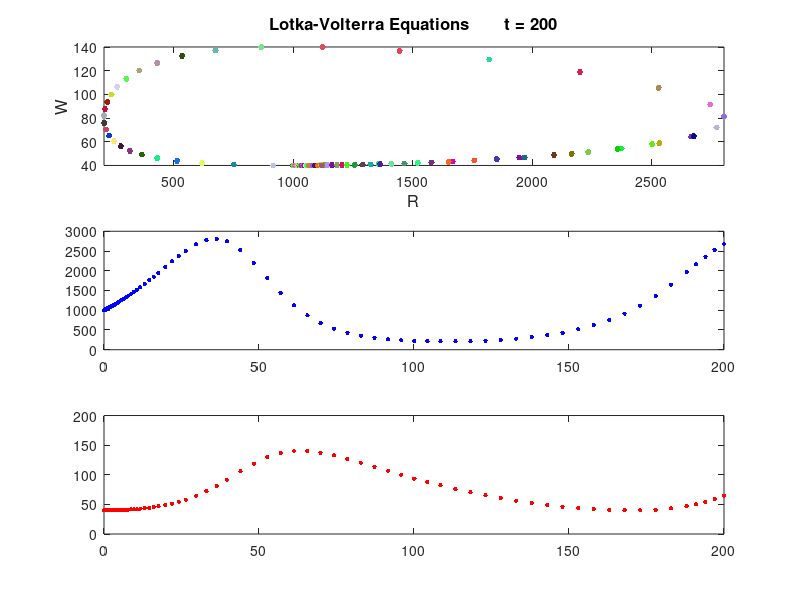

Reproduce this figure in MATLAB.
% =========================================================================
% Matlab program to draw a phase portrait for the LotkaVolterra Predetor Prey model. 
% The results are shown at each time step. 
% In addition, the user has the option of plotting a time series graph for x or y. 
% Equations are solved using a numerical ODE solver. 
%
% James Adams 3/4/14  
% Hone-Jay Chu 3/6/2020
% =========================================================================

function LotkaVolterra_JA
clear  % Clears command window
clc    % Clears command history
clf    % Removes anything in the figure window before simulation. 

% =============== Set choice  ==================================== 

countdown = 3;  % Countdown time length before simulation runs. 
iterations = 1;  % Sets initial interation count to 1;
pausetime = 0.5;  % Shows solutions at each time step. 
runtime = 200;    % Duration time of simulation.


% =============== Initial conditions for x and y ==========================
initialx = 1000;
initialy = 40;

fprintf('----------------------------------\nLotkaVolterra Predetor Prey model \n\nMatlab code written by James Adams, modified by HJ Chu\n----------------------------------')
% fprintf('\n\nParameter values set,')
% %fprintf('\n\nalpha = %2.6f \nbeta = %2.6f \ngamma = %2.6f \ndelta = %2.6f ',alpha,beta,gamma,delta)
% fprintf('\n\nTo plot a time series graph for x, set the choice parameter in the code to 1.') 
% fprintf('\nSet choice to 2 to plot a time series graph for y.\n\nSimulation will run in ')

% for i = 3:-1:1
%     fprintf('\n%8i',countdown')    % Countdown to simulation start.
%     countdown = countdown-1;
%     pause(1)
% end

% Solves equations using numerical ODE solver 45 (nonstiff runge kutta)
deq1=@(t,x) [x(1)*(0.08 - 0.001*x(2)); -x(2)*(0.02-0.00002*x(1))];
[t,sol] = ode45(deq1,[0 runtime],[initialx initialy]);

arraysize = size(t);  % Sets time array size for the for loop.

%============ Solutions are plotted at each time step =====================

for i = 1 : max(arraysize) 
    subplot(3,1,1)
    plot(sol(iterations,1),sol(iterations,2),'.','color',[rand; rand; rand],'markersize',14,'MarkerFaceColor','b');                               
    hold on
    title(['Lotka-Volterra Equations       t = ' num2str(t(iterations))],'fontsize',12)
    xlabel('R','fontsize',12)
    ylabel('W','fontsize',12)
    axis([min(sol(:,1)) max(sol(:,1)) min(sol(:,2)) max(sol(:,2))])
  
    subplot(3,1,2)
    plot(t(i,1),sol(i,1),'b.','markersize',10,'MarkerFaceColor','b')
    hold on;
%     plot(t(i,1),sol(i,2),'r.','markersize',10,'MarkerFaceColor','b')
%     hold on;
    axis([0 200 0 3000])
      
    subplot(3,1,3)
%     plot(t(i,1),sol(i,1),'b.','markersize',10,'MarkerFaceColor','b')
%     hold on;
    plot(t(i,1),sol(i,2),'r.','markersize',10,'MarkerFaceColor','b')
    hold on;
    axis([0 200 0 200])
    
  
    iterations = iterations + 1;   % Adds 1 to the iteration count. 
    pause(pausetime)
end

% ==== Plots time series of x or y graph depending on choice ============== 
%if choice == 1
%     subplot(3,1,2)
%     plot(t(:,1),sol(:,1),'b.','markersize',10,'MarkerFaceColor','b')
%     title(['Lotka-Volterra time series for x        run time = ' num2str(max(t)) ' seconds '],'fontsize',12)
%     xlabel('t')
%     ylabel('x')
%     axis([min(t(:,1)) max(t(:,1)) min(sol(:,1)) max(sol(:,1))])
% %elseif choice == 2
%     %title(['Lotka-Volterra time series for y        run time = ' num2str(max(t)) ' seconds '],'fontsize',12)
% %     subplot(3,1,3)
% %     plot(t(:,1),sol(:,2),'r.','markersize',10,'MarkerFaceColor','b')
% %     title(['zoom in'],'fontsize',12)
% %     xlabel('t')
% %     ylabel('W')
% %     axis([min(t(:,1)) max(t(:,1)) min(sol(:,2)) max(sol(:,2))])
%end

%====================== End of program ====================================
